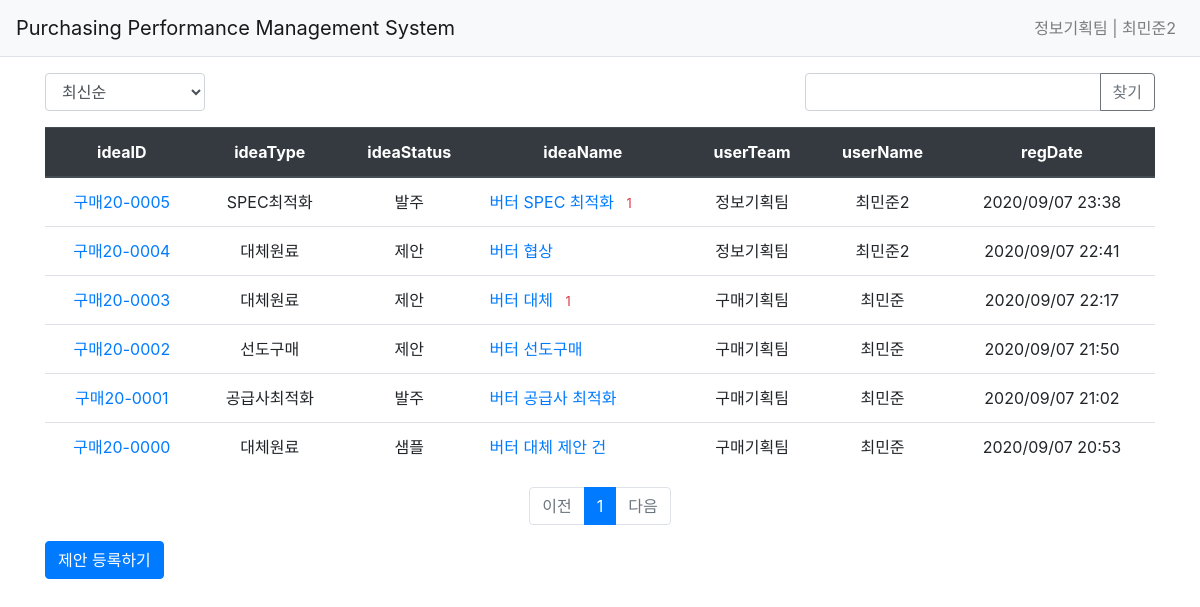
Page /idea/list/ (signed in) on the committed database.
### pybo/models.py (models this page shows)
class User(db.Model):
    id = db.Column(db.Integer, primary_key=True)
    username = db.Column(db.String(150), unique=False, nullable=False)
    password = db.Column(db.String(200), nullable=False)
    email = db.Column(db.String(120), unique=True, nullable=False)
    userid = db.Column(db.String(150), unique=True, nullable=False)
    userteam = db.Column(db.String(30), nullable=False)

class Idea(db.Model):
    id = db.Column(db.Integer, primary_key=True)
    ideaNum = db.Column(db.String(30), unique=True, nullable=False) #new
    ideaType = db.Column(db.String(50), nullable=False) #new
    companyID = db.Column(db.String(10), nullable=False)
    companyName = db.Column(db.String(50), db.ForeignKey('company.companyName', ondelete='CASCADE'), nullable=False)
    company = db.relationship('Company')
    prodID = db.Column(db.String(30), nullable=False) #name change/ prod_ID to prodID
    prodName = db.Column(db.String(100), db.ForeignKey('product.prodName'))
    prod = db.relationship('Product')
    ideaTitle = db.Column(db.String(200), nullable=False) #name change / subject to ideaTitle
    ideaStatus = db.Column(db.String(30), nullable=True) # new
    effectBegin = db.Column(db.DateTime(), nullable=True) # new
    effectEnd = db.Column(db.DateTime(), nullable=True) # new
    priceBefore = db.Column(db.Float(), nullable=True) #new
    priceAfter = db.Column(db.Float(), nullable=True) #new
    estSavings = db.Column(db.Float(), nullable=True) #new
    content = db.Column(db.Text(), nullable=False)
    regDate = db.Column(db.DateTime(), nullable=False)
    userid = db.Column(db.String(150), nullable=False)
    userName = db.Column(db.Integer, db.ForeignKey('user.username', ondelete='CASCADE'), nullable=False)
    user = db.relationship('User', backref=db.backref('idea_set'))
    editDate = db.Column(db.DateTime(), nullable=True)
    voter = db.relationship('User', secondary=idea_voter, backref=db.backref('idea_voter_set'))

### pybo/views/idea_views.py (the view, shortened to what this page needs)
@bp.route('/list/')
def _list():
    page = request.args.get('page', type=int, default=1)
    kw = request.args.get('kw', type=str, default='')
    so = request.args.get('so', type=str, default='recent')
    if so == 'recommend':
        sub_query = db.session.query(idea_voter.c.idea_id, func.count('*').label('num_voter')) \
            .group_by(idea_voter.c.idea_id).subquery()
        idea_list = Idea.query \
            .outerjoin(sub_query, Idea.id == sub_query.c.idea_id) \
            .order_by(_nullslast(sub_query.c.num_voter.desc()), Idea.regDate.desc())
    elif so == 'popular':
        sub_query = db.session.query(Feedback.idea_id, func.count('*').label('num_feedback')) \
            .group_by(Feedback.idea_id).subquery()
        idea_list = Idea.query \
            .outerjoin(sub_query, Idea.id == sub_query.c.idea_id) \
            .order_by(_nullslast(sub_query.c.num_feedback.desc()), Idea.regDate.desc())
    else:  # recent
        idea_list = Idea.query.order_by(Idea.regDate.desc())
    idea_list = idea_list.paginate(page, per_page=10)
    return render_template('idea/idea_list.html', idea_list=idea_list, page=page, kw=kw, so=so)

### pybo/filter.py (called while the page is built)
def format_datetime(value, fmt='%Y/%m/%d %H:%M'):
    return value.strftime(fmt)

### pybo/views/auth_views.py (called while the page is built)
@bp.before_app_request
def load_logged_in_user():
    userid = session.get('userid')
    if userid is None:
        g.user = None
    else:
        g.user = User.query.get(userid)

### pybo/templates/idea/idea_list.html (shortened to what this page needs)
{% extends 'base.html' %}
{% block content %}
<div class="container my-3">
    <div class="row justify-content-between my-3">
        <div class="col-2">
            <select class="form-control so">
                <option value="recent" {% if so=='recent' %}selected{% endif %}>최신순</option>
            </select>
        </div>
        <div class="col-4 input-group">
            <input type="text" class="form-control kw" value="{{ kw or '' }}">
            <div class="input-group-append">
                <button class="btn btn-outline-secondary" type="button" id="btn_search">찾기</button>
            </div>
        </div>
    </div>
    <table class="table">
        <thead>
        <tr class="text-center thead-dark">
            <th>ideaID</th>
            <th>ideaType</th>
            <th>ideaStatus</th>
            <th>ideaName</th>
            <th>userTeam</th>
            <th>userName</th>
            <th>regDate</th>
        </tr>
        </thead>
        <tbody>
        {% if idea_list %}
        {% for idea in idea_list.items %}
        <tr class="text-center">
            <td>
                <a href="{{ url_for('idea.detail', idea_id=idea.id) }}">{{ idea.ideaNum }}</a>
            </td>
            <td>{{ idea.ideaType }}</td>
            <td>{{ idea.ideaStatus }}</td>
            <td class="text-left">
                <a href="{{ url_for('idea.detail', idea_id=idea.id) }}">{{ idea.ideaTitle }}</a>
                {% if idea.feedback_set|length > 0 %}
                <span class="text-danger small ml-2">{{ idea.feedback_set|length }}</span>
                {% endif %}
            </td>
            <td>{{ idea.user.userteam }}</td>
            <td>{{ idea.user.username }}</td>
            <td>{{ idea.regDate|datetime }}</td>
        </tr>
        {% endfor %}
        {% else %}
        <tr>
            <td colspan="3">질문이 없습니다.</td>
        </tr>
        {% endif %}
        </tbody>
    </table>
    <ul class="pagination justify-content-center">
        {% if idea_list.has_prev %}
        <li class="page-item">
            <a class="page-link" data-page="{{ idea_list.prev_num }}" href="#">이전</a>
        </li>
        {% else %}
        <li class="page-item disabled">
            <a class="page-link" tabindex="-1" aria-disabled="true" href="#">이전</a>
        </li>
        {% endif %}
        {% for page_num in idea_list.iter_pages() %}
            {% if page_num %}
                {% if page_num != idea_list.page %}
                <li class="page-item">
                    <a class="page-link" data-page="{{ page_num }}" href="#">{{ page_num }}</a>
                </li>
                {% else %}
                <li class="page-item active" aria-current="page">
                    <a class="page-link" href="#">{{ page_num }}</a>
                </li>
                {% endif %}
           {% else %}
                <li class="disabled">
                    <a class="page-link" href="#">...</a>
                </li>
           {% endif %}
        {% endfor %}
        {% if idea_list.has_next %}
        <li class="page-item">
            <a class="page-link" data-page="{{ idea_list.next_num }}" href="#">다음</a>
        </li>
        {% else %}
        <li class="page-item disabled">
            <a class="page-link" tabindex="-1" aria-disabled="true" href="#">다음</a>
        </li>
        {% endif %}
    </ul>
    <a href="{{ url_for('idea.create') }}" class="btn btn-primary">제안 등록하기</a>
</div>
{% endblock %}

### pybo/templates/navbar.html (shortened to what this page needs)
<nav class="navbar navbar-expand-lg navbar-light bg-light border-bottom">
    <a class="navbar-brand" href="{{ url_for('main.index') }}">Purchasing Performance Management System</a>
    <div class="collapse navbar-collapse flex-grow-0 ml-auto" id="navbarNav">
        {% if g.user %}
        <ul class="navbar-nav">
            <li class="nav-item ">
                <a class="nav-link" href="{{ url_for('auth.logout') }}">{{ g.user.userteam }} | {{ g.user.username }}</a>
            </li>
        </ul>
        {% endif %}
    </div>
</nav>

### rows in the picture
User: user.userteam "정보기획팀", user.username "최민준2"
Idea: ideaNum "구매20-0005", ideaType "SPEC최적화", ideaStatus "발주", ideaTitle "버터 SPEC 최적화", feedback_set|length "1", user.userteam "정보기획팀", user.username "최민준2", regDate "2020/09/07 23:38"
Idea: ideaNum "구매20-0004", ideaType "대체원료", ideaStatus "제안", ideaTitle "버터 협상", user.userteam "정보기획팀", user.username "최민준2", regDate "2020/09/07 22:41"
Idea: ideaNum "구매20-0003", ideaType "대체원료", ideaStatus "제안", ideaTitle "버터 대체", feedback_set|length "1", user.userteam "구매기획팀", user.username "최민준", regDate "2020/09/07 22:17"
Idea: ideaNum "구매20-0002", ideaType "선도구매", ideaStatus "제안", ideaTitle "버터 선도구매", user.userteam "구매기획팀", user.username "최민준", regDate "2020/09/07 21:50"
Idea: ideaNum "구매20-0001", ideaType "공급사최적화", ideaStatus "발주", ideaTitle "버터 공급사 최적화", user.userteam "구매기획팀", user.username "최민준", regDate "2020/09/07 21:02"
Idea: ideaNum "구매20-0000", ideaType "대체원료", ideaStatus "샘플", ideaTitle "버터 대체 제안 건", user.userteam "구매기획팀", user.username "최민준", regDate "2020/09/07 20:53"

### other values in the picture
{{ page_num }} "1"
